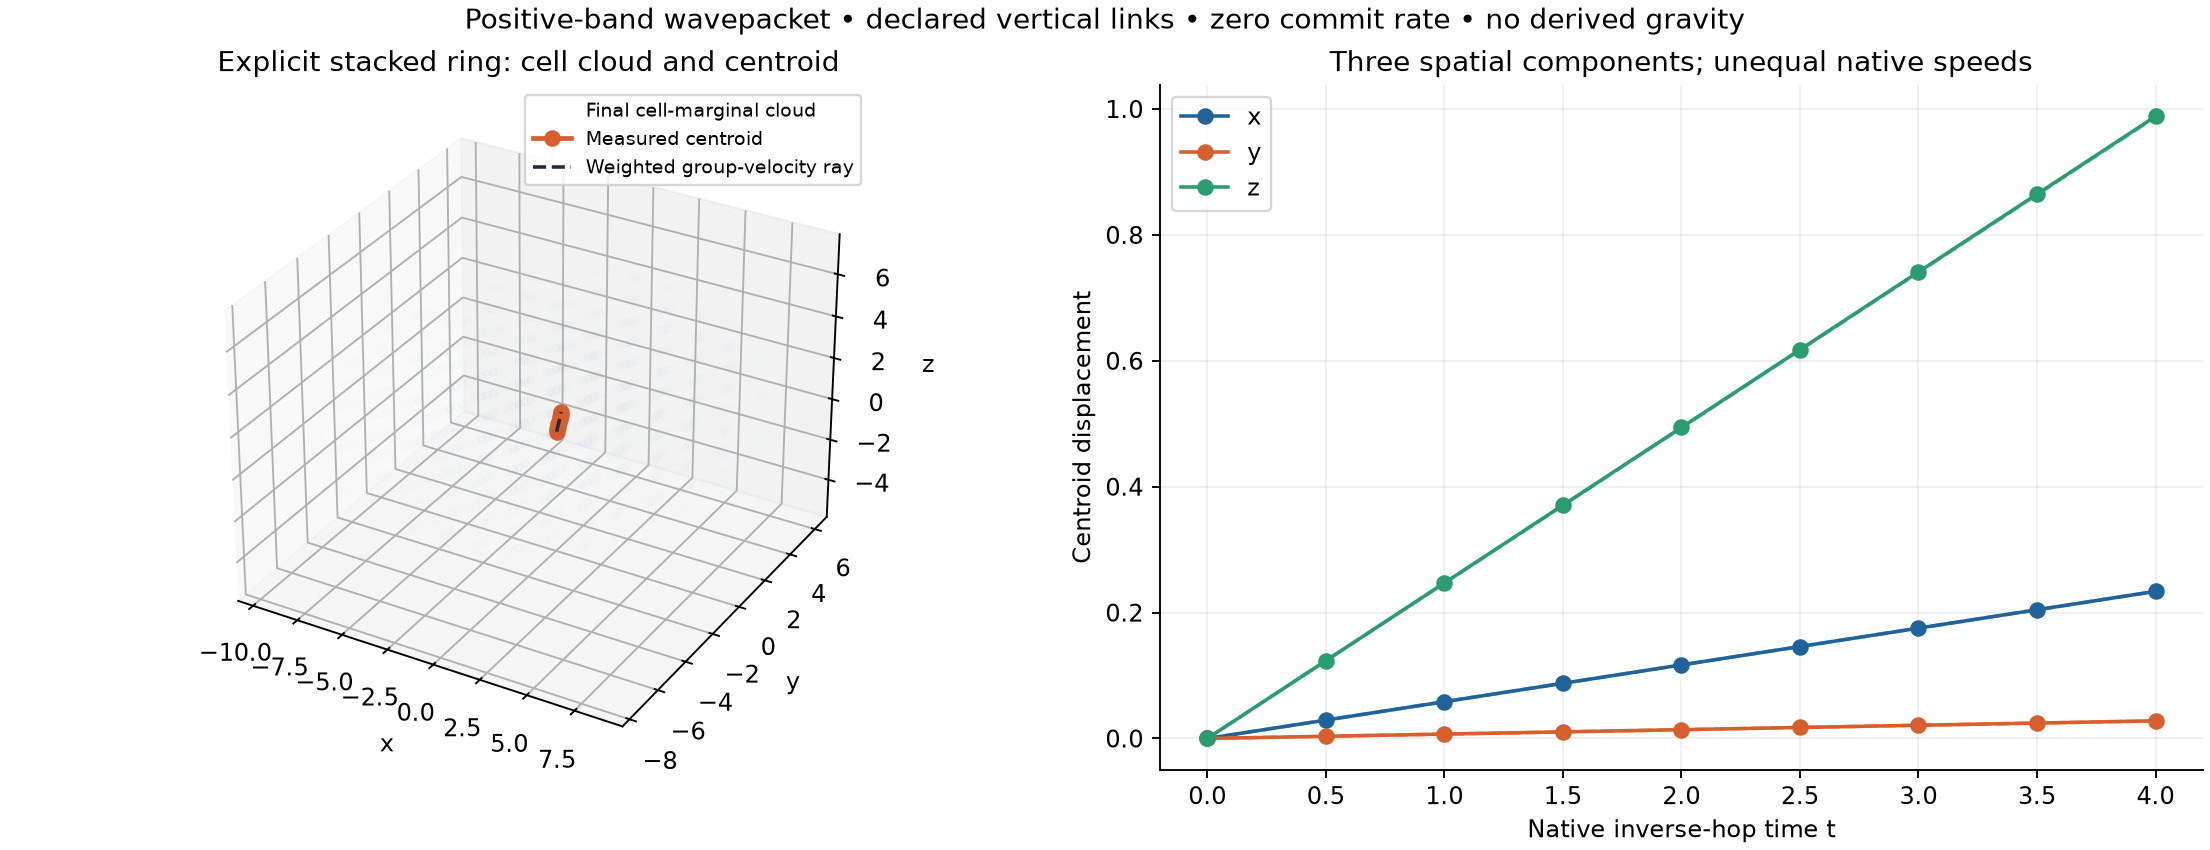

Reproduce this figure in Python.
"""Declared stacked-ring extension: exact positive-band wavepacket, no derived gravity."""
from pathlib import Path
import argparse
import hashlib
import json
import math
import os
os.environ.setdefault('MPLCONFIGDIR','/tmp/openwave-matplotlib')
import sys
import numpy as np

BUNDLE=Path(__file__).resolve().parents[3]
sys.path.insert(0,str(BUNDLE/'candidate'))
from oph_openwave.geometry import CARRIER_SEAMS,RING_PORTS
A=np.array([[math.sqrt(3),math.sqrt(3)/2,0],[0,1.5,0],[0,0,1.]])
D=np.array([math.sqrt(3)/2,.5,0.])
CXY2=15/352


def validate_mass(mass):
    if not np.isscalar(mass) or not np.isfinite(mass) or mass <= 0:
        raise ValueError('mass must be finite and strictly positive for this band formula')


def validate_grid(n):
    if isinstance(n, (bool, np.bool_)) or not isinstance(n, (int, np.integer)) or n < 4:
        raise ValueError('n must be an integer at least 4')


def bloch_incidence(q,vertical=True):
    q=np.asarray(q,float)
    if q.shape != (3,) or not np.all(np.isfinite(q)):
        raise ValueError('q must contain three finite momentum components')
    b=np.zeros((24,87 if vertical else 63),complex)
    for sub in (0,1):
        for e,(a,c) in enumerate(CARRIER_SEAMS):
            b[12*sub+a,30*sub+e]=1;b[12*sub+c,30*sub+e]=-1
    for e,(p,phase) in enumerate(zip(RING_PORTS,(0.,q[0],q[1]))):
        b[p,60+e]=1;b[12+p,60+e]=-np.exp(1j*phase)
    if vertical:b[:,63:]=(1-np.exp(-1j*q[2]))*np.eye(24)
    return b


def positive_mode(q,mass=.23,vertical=True):
    validate_mass(mass)
    b=bloch_incidence(q,vertical);w,u=np.linalg.eigh(b@b.conj().T);v=u[:,0]
    pivot=0 if abs(v[0])>1e-10 else int(np.argmax(abs(v)))
    v=v*np.exp(-1j*np.angle(v[pivot]));lam=max(0.,float(w[0]));energy=math.sqrt(mass*mass+lam)
    mode=np.r_[math.sqrt((energy+mass)/(2*energy))*v,b.conj().T@v/math.sqrt(2*energy*(energy+mass))]
    return energy,mode


def internal_offsets(vertical=True):
    positions=[np.zeros(3)]*12+[D]*12+[np.zeros(3)]*30+[D]*30
    positions += [(D-shift)/2 for shift in (np.zeros(3),A[:,0],A[:,1])]
    if vertical:positions += [x+np.array([0.,0.,.5]) for x in ([np.zeros(3)]*12+[D]*12)]
    return np.asarray(positions)


def band_grid(n=32,mass=.23,vertical=True):
    validate_grid(n);validate_mass(mass)
    q=2*np.pi*np.fft.fftfreq(n);count=111 if vertical else 87
    energy=np.empty((n,n,n));spinor=np.empty((n,n,n,count),complex);velocity=np.empty((n,n,n,3))
    minimum_pivot=1.;maximum_norm_error=0.
    for i,x in enumerate(q):
        for j,y in enumerate(q):
            b=bloch_incidence([x,y,0],False);values,vectors=np.linalg.eigh(b@b.conj().T)
            u=vectors[:,0];minimum_pivot=min(minimum_pivot,float(abs(u[0])))
            pivot=0 if abs(u[0])>1e-10 else int(np.argmax(abs(u)))
            u=u*np.exp(-1j*np.angle(u[pivot]));lambda_xy=max(0.,float(values[0]));beta=b.conj().T@u
            gradient=[]
            for edge,phase in ((1,x),(2,y)):
                dbeta=1j*np.exp(-1j*phase)*u[12+RING_PORTS[edge]]
                gradient.append(2*np.real(np.conj(beta[60+edge])*dbeta))
            lam=lambda_xy+(2*(1-np.cos(q)) if vertical else np.zeros(n))
            e=np.sqrt(mass*mass+lam);energy[i,j]=e
            spinor[i,j,:,:24]=np.sqrt((e+mass)/(2*e))[:,None]*u
            spinor[i,j,:,24:87]=beta/np.sqrt(2*e*(e+mass))[:,None]
            if vertical:spinor[i,j,:,87:]=((1-np.exp(1j*q))[:,None]*u)/np.sqrt(2*e*(e+mass))[:,None]
            velocity[i,j,:,0]=gradient[0]/(2*e);velocity[i,j,:,1]=gradient[1]/(2*e)
            velocity[i,j,:,2]=np.sin(q)/e if vertical else 0.
    maximum_norm_error=float(np.max(abs(np.sum(abs(spinor)**2,axis=-1)-1)))
    return {'q':q,'energy':energy,'spinor':spinor,'velocity_cell':velocity,
            'minimum_phase_pivot':minimum_pivot,'spinor_norm_max_error':maximum_norm_error}


def simulate(n=32,mass=.23,sigma=.20,q0=(.75,.45,.10),times=None,return_spatial_groups=False):
    validate_grid(n);validate_mass(mass)
    if not np.isscalar(sigma) or not np.isfinite(sigma) or sigma <= 0:
        raise ValueError('sigma must be finite and strictly positive')
    q0=np.asarray(q0,float)
    if q0.shape != (3,) or not np.all(np.isfinite(q0)):
        raise ValueError('q0 must contain three finite momentum components')
    if times is None:times=np.linspace(0,4,9)
    times=np.asarray(times,float)
    if times.ndim != 1 or not len(times) or not np.all(np.isfinite(times)):
        raise ValueError('times must be a nonempty one-dimensional finite array')
    grid=band_grid(n,mass);q=grid['q'];qq=np.stack(np.meshgrid(q,q,q,indexing='ij'),axis=-1)
    delta=(qq-np.asarray(q0)+np.pi)%(2*np.pi)-np.pi
    amplitude=np.exp(-np.sum(delta**2,axis=-1)/(4*sigma*sigma)).astype(complex)
    amplitude*=np.exp(-1j*np.sum(qq*(n//2),axis=-1));amplitude/=np.linalg.norm(amplitude.ravel())
    weight=abs(amplitude)**2;mean_velocity=A@np.sum(weight[...,None]*grid['velocity_cell'],axis=(0,1,2))
    center_energy,_=positive_mode(q0,mass)
    # Independent centered differences give the central ray; it need not equal
    # the weighted band velocity of a packet with finite momentum width.
    dq=1e-5;center_gradient=[]
    for axis in range(3):
        offset=np.eye(3)[axis]*dq
        center_gradient.append((positive_mode(np.asarray(q0)+offset,mass)[0]-positive_mode(np.asarray(q0)-offset,mass)[0])/(2*dq))
    central_velocity=A@center_gradient
    indices=np.stack(np.meshgrid(np.arange(n)-n//2,np.arange(n)-n//2,np.arange(n)-n//2,indexing='ij'),axis=-1)
    coordinates=indices@A.T;offsets=internal_offsets();edge=np.any(abs(indices)>=n//2-2,axis=-1)
    base=amplitude[...,None]*grid['spinor'];samples=[];distributions=[];spatial_groups=[]
    unique_offsets,component_bins=np.unique(offsets,axis=0,return_inverse=True)
    for t in times:
        psi=np.fft.ifftn(base*np.exp(-1j*t*grid['energy'])[...,None],axes=(0,1,2),norm='ortho')
        density=abs(psi)**2;cell=density.sum(axis=-1);components=density.sum(axis=(0,1,2))
        mean=np.sum(cell[...,None]*coordinates,axis=(0,1,2))+components@offsets
        variance=np.zeros(3)
        for axis in range(3):
            second=np.sum(cell*coordinates[...,axis]**2)+2*np.sum(density*coordinates[...,axis,None]*offsets[:,axis])+components@(offsets[:,axis]**2)
            variance[axis]=max(0,float(second-mean[axis]**2))
        samples.append({'time':float(t),'normalization':float(cell.sum()),'centroid':mean.tolist(),'position_std':np.sqrt(variance).tolist(),'edge_shell_probability':float(cell[edge].sum())})
        distributions.append(cell)
        if return_spatial_groups:spatial_groups.append(np.stack([density[...,component_bins==i].sum(axis=-1) for i in range(len(unique_offsets))],axis=-1))
    initial=np.asarray(samples[0]['centroid']);errors=[]
    for s in samples:
        ray=initial+(s['time']-times[0])*mean_velocity;s['weighted_group_velocity_ray']=ray.tolist();errors.append(float(np.linalg.norm(np.asarray(s['centroid'])-ray)))
    speed_norm=float(mean_velocity[0]**2/CXY2+mean_velocity[1]**2/CXY2+mean_velocity[2]**2)
    exact_points=[]
    for point in (q0,(.2,-.13,.31)):
        b=bloch_incidence(point);e,v=positive_mode(point,mass);h=np.block([[mass*np.eye(24),b],[b.conj().T,-mass*np.eye(87)]])
        exact_points.append({'q':list(point),'positive_energy':e,'full_H_eigen_residual':float(np.linalg.norm(h@v-e*v))})
    package=BUNDLE/'candidate/oph_openwave'
    result={'schema':'oph.explicit_stacked_ring.wavepacket.v1','scope':'Explicit 3D graph extension, uniform-record preparation, positive acoustic band and zero commit rate. Complete position distributions; centroid and reference ray, not an observed individual trajectory or derived gravity.',
      'supplied':{'cells_per_axis':n,'mass':mass,'momentum_center_cell_covectors':list(q0),'momentum_sigma':sigma,'native_times':list(map(float,times)),'vertical_seam_weight':1,'vertical_spacing':1,'commit_rate':0,'record_preparation':'uniform modular Gauss fibers, modulus6; full-sector reduction theorem applies to connected augmented graph','band_preparation':'positive acoustic eigenvector at each momentum, with a declared finite-grid component phase convention; global phase continuity is not asserted','position_apparatus':'coarse carrier locations plus whole-seam midpoints; internal ports at their carrier center','measurement_protocol':'separate identically prepared ensemble at each time; no sequential trajectory measurement','mass_or_length_empirical_anchor':None,'metric':'reference flat acoustic metric diag(-1,352/15,352/15,1), supplied interpretation of long-wavelength symbol','gravity':'none; no prescribed curvature or inferred G'},
      'geometry':{'ports_per_cell':24,'horizontal_seams':63,'vertical_seams':24,'position_components_per_cell':111,'spatial_basis_columns':A.tolist(),'internal_offsets':offsets.tolist(),'port_laplacian':'L_ring(q1,q2)+2(1-cos(q3))*I24','horizontal_acoustic_speed_squared':CXY2,'vertical_acoustic_speed_squared':1.,'speed_squared_anisotropy':1/CXY2,'all_bands':'Full generator has24 positive/negative dispersive pairs generically and63 additional -m transit modes. Only preparation occupies positive acoustic branch.'},
      'checks':{'spinor_norm_max_error':grid['spinor_norm_max_error'],'full_H_residuals':exact_points,'probability_norm_max_error':max(abs(s['normalization']-1) for s in samples),'minimum_phase_pivot':grid['minimum_phase_pivot']},
      'observables':{'samples':samples,'weighted_group_velocity':mean_velocity.tolist(),'central_group_velocity':central_velocity.tolist(),'central_energy':center_energy,'reference_ray_anchor_time':float(times[0]),'max_centroid_ray_distance':max(errors),'maximum_edge_shell_probability':max(s['edge_shell_probability'] for s in samples),'reference_metric_speed_norm':speed_norm,'reference_ray_proper_parameter_rate':math.sqrt(1-speed_norm) if speed_norm<1 else None,'geodesic_scope':'The reference metric is flat, so its connection is zero and a constant-velocity ray is geodesic. Finite-lattice wavepacket centroid comparison is reported, not asserted exact. No modular-to-proper-time conversion.'},
      'rejecting_controls':{'remove_vertical_seams':'bloch_incidence(q,vertical=False) is exactly independent of q3; three-coordinate drawing alone supplies no vertical propagation','isotropic_unit_speed_rejected':abs(1-CXY2)>.9,'fixed_band_is_not_full_theory':'other positive, negative and flat bands are present; local commits can mix bands'},
      'stored_spatial_apparatus':{'coarse_internal_offsets':unique_offsets.tolist(),'component_to_offset_bin':component_bins.tolist(),'complete_distribution':'position_distributions.npz: spatial_probability[time,cell_i,cell_j,cell_k,offset_bin]','scope':'Complete named coarse geometric-position apparatus; colocated internal port/seam labels are aggregated. Cell marginal is retained separately for plotting.'},
      'official_rows_promoted':0,'source_sha256':{str(p.relative_to(BUNDLE)):hashlib.sha256(p.read_bytes()).hexdigest() for p in (Path(__file__).resolve(),package/'geometry.py',package/'construction.py',package/'uniform_native.py')}}
    if return_spatial_groups:return result,np.asarray(distributions),coordinates,np.asarray(spatial_groups),unique_offsets
    return result,np.asarray(distributions),coordinates


def plot(result,distributions,coordinates,destination):
    import matplotlib;matplotlib.use('Agg')
    import matplotlib.pyplot as plt
    plt.rcParams.update({'font.size':10,'axes.spines.top':False,'axes.spines.right':False})
    samples=result['observables']['samples'];centers=np.array([s['centroid'] for s in samples]);rays=np.array([s['weighted_group_velocity_ray'] for s in samples]);times=np.array([s['time'] for s in samples])
    fig=plt.figure(figsize=(13,5),layout='constrained');ax=fig.add_subplot(121,projection='3d')
    p=distributions[-1].ravel();order=np.argsort(p)[-700:];xyz=coordinates.reshape(-1,3)[order]
    ax.scatter(*xyz.T,c=p[order],s=10,alpha=.15,cmap='Blues',label='Final cell-marginal cloud')
    ax.plot(*centers.T,'o-',color='#d65f2d',lw=2,label='Measured centroid');ax.plot(*rays.T,'--',color='#202b40',label='Weighted group-velocity ray')
    ax.set(xlabel='x',ylabel='y',zlabel='z',title='Explicit stacked ring: cell cloud and centroid');ax.legend(fontsize=8)
    bx=fig.add_subplot(122)
    for axis,color in enumerate(('#20639b','#d65f2d','#2a9d70')):
        bx.plot(times,centers[:,axis]-centers[0,axis],'-o',color=color,label='xyz'[axis]);bx.plot(times,rays[:,axis]-rays[0,axis],'--',color=color,alpha=.6)
    bx.set(xlabel='Native inverse-hop time t',ylabel='Centroid displacement',title='Three spatial components; unequal native speeds');bx.legend();bx.grid(alpha=.2)
    fig.suptitle('Positive-band wavepacket • declared vertical links • zero commit rate • no derived gravity',fontsize=12)
    fig.savefig(destination/'stacked_wavepacket.png',dpi=170);fig.savefig(destination/'stacked_wavepacket.svg');plt.close(fig)


if __name__=='__main__':
    ap=argparse.ArgumentParser(description=__doc__);ap.add_argument('--n',type=int,default=32);ap.add_argument('--output-dir',type=Path,default=Path(__file__).parent);args=ap.parse_args()
    args.output_dir.mkdir(parents=True,exist_ok=True);result,probabilities,coordinates,spatial,offsets=simulate(args.n,return_spatial_groups=True)
    (args.output_dir/'STACKED_WAVEPACKET.json').write_text(json.dumps(result,indent=2,allow_nan=False)+'\n')
    np.savez_compressed(args.output_dir/'position_distributions.npz',probability=probabilities,spatial_probability=spatial,internal_offsets=offsets,component_to_offset_bin=np.asarray(result['stored_spatial_apparatus']['component_to_offset_bin']),coordinates=coordinates,times=np.array([s['time'] for s in result['observables']['samples']]))
    plot(result,probabilities,coordinates,args.output_dir)
    print(json.dumps({'checks':result['checks'],'velocity':result['observables']['weighted_group_velocity'],'ray_error':result['observables']['max_centroid_ray_distance'],'edge_weight':result['observables']['maximum_edge_shell_probability']},indent=2))
